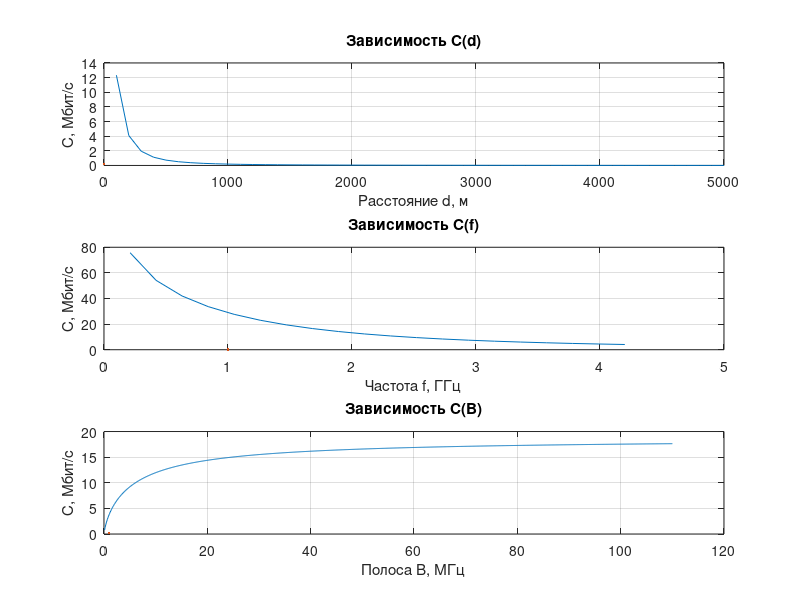

Here is the MATLAB script that generated this plot:
%% Расчет пропускной способности канала по Шеннону
clear all;
close all;

% Параметры
c = 3e8;
B = 11e6;       % 11 МГц
f = 2.1e9;      % 2.1 ГГц
d = 100;        % 100 м
P = 1;          % 1 Вт
N0 = 1e-15;     % Вт/Гц

%% Зависимость C(d) от расстояния
d_range = d:d:50*d;
alpha_d = (4 * pi * d_range * f) / c;
C_d = B * log2(1 + (P ./ alpha_d.^2) / (B * N0));

figure;
subplot(3, 1, 1);
plot(d_range, C_d / 1e6,LineWidth=0.2);
xlabel('Расстояние d, м');
ylabel('C, Мбит/с');
title('Зависимость C(d)');
grid on;

%% Зависимость C(f) от несущей частоты
f_range = 0.1*f:0.1*f:2*f;
alpha_f = (4 * pi * d * f_range) / c;
C_f = B * log2(1 + (P ./ alpha_f.^2) / (B * N0));

subplot(3, 1, 2);
plot(f_range / 1e9, C_f / 1e6,LineWidth=0.2);
xlabel('Частота f, ГГц');
ylabel('C, Мбит/с');
title('Зависимость C(f)');
grid on;

%% Зависимость C(B) от ширины полосы
B_range = 0.01*B:0.01*B:10*B;
alpha = (4 * pi * d * f) / c;
C_B = B_range .* log2(1 + (P / alpha^2) ./ (B_range * N0));

subplot(3, 1, 3);
plot(B_range / 1e6, C_B / 1e6,LineWidth=0.2);
xlabel('Полоса B, МГц');
ylabel('C, Мбит/с');
title('Зависимость C(B)');
grid on;

saveas(gcf, 'graphic_lab3.jpg');
